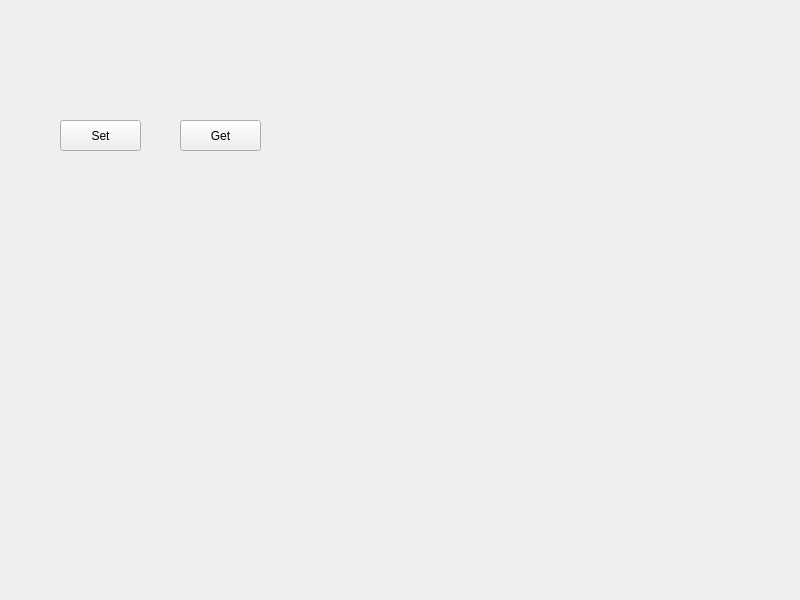
<?xml version="1.0" encoding="UTF-8"?>
<ui version="4.0">
 <class>Widget</class>
 <widget class="QWidget" name="Widget">
  <property name="geometry">
   <rect>
    <x>0</x>
    <y>0</y>
    <width>800</width>
    <height>600</height>
   </rect>
  </property>
  <property name="windowTitle">
   <string>Widget</string>
  </property>
  <widget class="SmallWidget" name="widget" native="true">
   <property name="geometry">
    <rect>
     <x>30</x>
     <y>30</y>
     <width>271</width>
     <height>81</height>
    </rect>
   </property>
  </widget>
  <widget class="QPushButton" name="ptn_set">
   <property name="geometry">
    <rect>
     <x>60</x>
     <y>120</y>
     <width>81</width>
     <height>31</height>
    </rect>
   </property>
   <property name="text">
    <string>Set</string>
   </property>
  </widget>
  <widget class="QPushButton" name="ptn_get">
   <property name="geometry">
    <rect>
     <x>180</x>
     <y>120</y>
     <width>81</width>
     <height>31</height>
    </rect>
   </property>
   <property name="text">
    <string>Get</string>
   </property>
  </widget>
 </widget>
 <customwidgets>
  <customwidget>
   <class>SmallWidget</class>
   <extends>QWidget</extends>
   <header location="global">smallwidget.h</header>
   <container>1</container>
  </customwidget>
 </customwidgets>
 <resources/>
 <connections/>
</ui>
